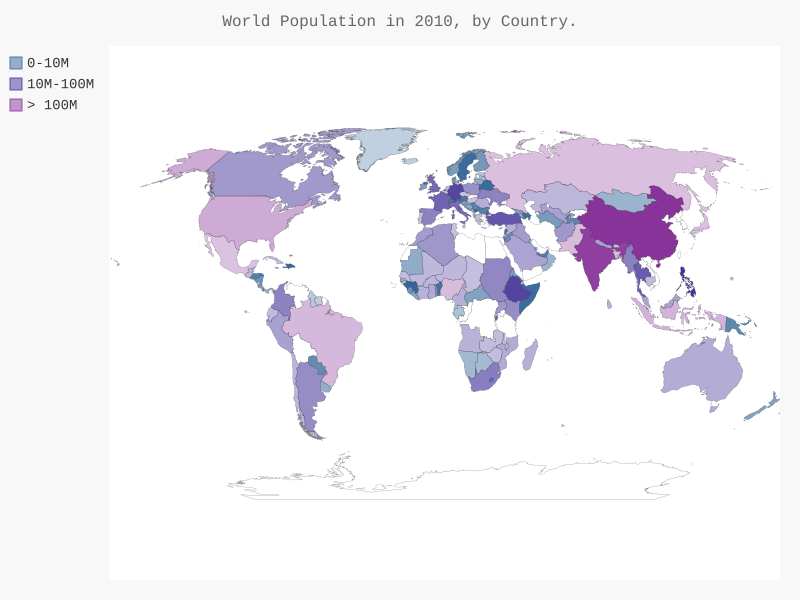

Source code (Python):
import json
from country_code import get_country_code
from pygal_maps_world.maps import World
from pygal.style import RotateStyle as RS, LightColorizedStyle as LCS

with open('population_data.json') as f:
    pop_data = json.load(f)

    # Build a dictionary of population data.
    cc_population = {}
    for pop_dict in pop_data:
        if pop_dict['Year'] == '2010':
            country_name = pop_dict['Country Name']
            population = int(float(pop_dict['Value']))
            code = get_country_code(country_name)
            if code:
                cc_population[code] = population
            else:
                print(f"Error: \"{country_name}\"")

    # Group the countries into population levels.
    cc_pop_1, cc_pop_2, cc_pop_3 = {}, {}, {}
    for cc, pop in cc_population.items():
        if pop < 10000000:
            cc_pop_1[cc] = pop
        elif pop < 100000000:
            cc_pop_2[cc] = pop
        else:
            cc_pop_3[cc] = pop

    print(len(cc_pop_1), len(cc_pop_2), len(cc_pop_3))

wm_style = RS('#336699', base_style=LCS)
wm = World(style=wm_style)
wm.title = "World Population in 2010, by Country."
wm.add('0-10M', cc_pop_1)
wm.add('10M-100M', cc_pop_2)
wm.add('> 100M', cc_pop_3)

wm.render_to_file('w_population_10.svg')
